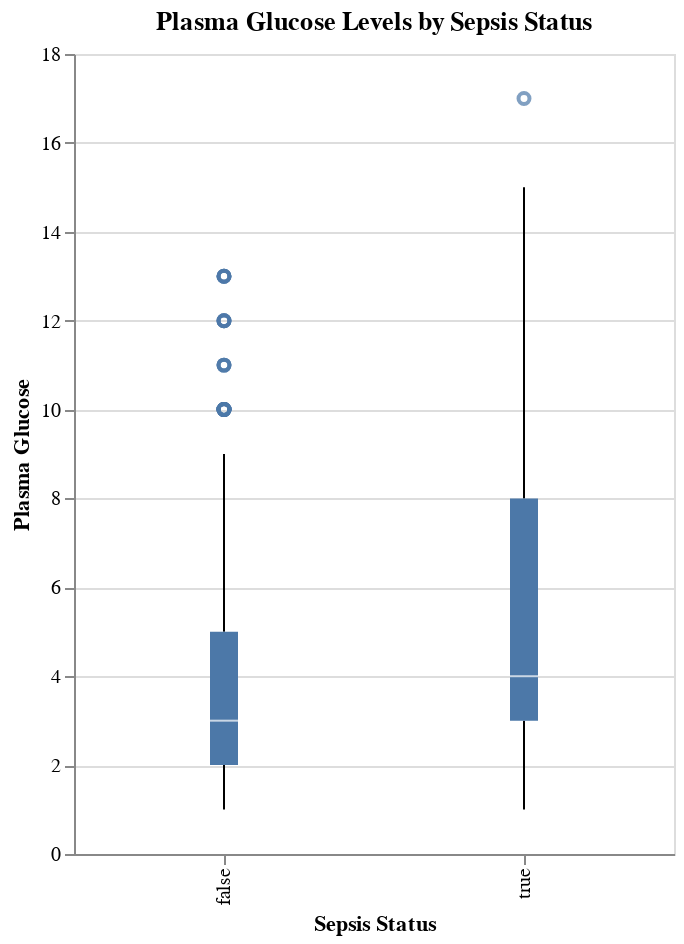

Notebook code cell kept with this figure:
### Markdown cell above
*How does Plasma Glucose vary between patients with and without sepsis?*

### Code cell
# Create box plot for Plasma Glucose by Sepsis Status
box_plot_glucose = alt.Chart(train_df).mark_boxplot().encode(
    x=alt.X('Sepsis:N', title='Sepsis Status'),
    y=alt.Y('Plasma_glucose:Q', title='Plasma Glucose')
).properties(
    width=300,
    height=400,
    title='Plasma Glucose Levels by Sepsis Status'
)

box_plot_glucose

### Figure 1 — Vega-Lite specification as saved in the notebook (floating-point values rounded to 4 significant figures; data arrays with more than 128 entries replaced by an {"elided": "..."} marker saying what was removed)
{"config": {"view": {"continuousWidth": 300, "continuousHeight": 300}}, "data": {"name": "data-474081e19a18852d74d029f5b466df5a"}, "mark": {"type": "boxplot"}, "encoding": {"x": {"field": "Sepsis", "title": "Sepsis Status", "type": "nominal"}, "y": {"field": "Plasma_glucose", "title": "Plasma Glucose", "type": "quantitative"}}, "height": 400, "title": "Plasma Glucose Levels by Sepsis Status", "width": 300, "$schema": "https://vega.github.io/schema/vega-lite/v5.16.3.json", "datasets": {"data-474081e19a18852d74d029f5b466df5a": {"elided": "599 records"}}}
